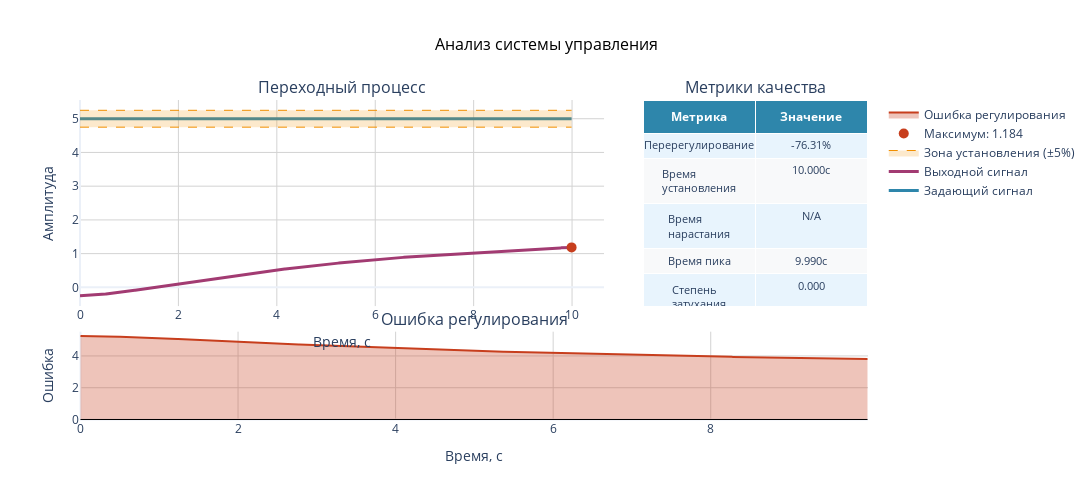

Notebook code for this chart:
### Code cell
bench.plot(control_signal_orig, system_signal_orig, 1, dt, tps, figsize=(15,5))

### Figure 1 — Plotly figure (JSON) as saved in the notebook; plotly's stock layout.template omitted (floating-point values rounded to 4 significant figures; data arrays with more than 128 entries replaced by an {"elided": "..."} marker saying what was removed)
{"data": [{"hovertemplate": "Время: %{x:.3f}с<br>Амплитуда: %{y:.3f}<extra></extra>", "line": {"color": "#2E86AB", "width": 3}, "mode": "lines", "name": "Задающий сигнал", "type": "scatter", "x": {"elided": "1000 float values"}, "xaxis": "x", "y": {"elided": "1000 float values"}, "yaxis": "y"}, {"hovertemplate": "Время: %{x:.3f}с<br>Амплитуда: %{y:.3f}<extra></extra>", "line": {"color": "#A23B72", "width": 3}, "mode": "lines", "name": "Выходной сигнал", "type": "scatter", "x": {"elided": "1000 float values"}, "xaxis": "x", "y": {"elided": "1000 float values"}, "yaxis": "y"}, {"hovertemplate": "Время: %{x:.3f}с<br>Верхняя граница: %{y:.3f}<extra></extra>", "line": {"color": "#F18F01", "dash": "dash", "width": 1}, "mode": "lines", "name": "Верхняя граница (±5%)", "showlegend": false, "type": "scatter", "x": {"elided": "1000 float values"}, "xaxis": "x", "y": {"elided": "1000 float values"}, "yaxis": "y"}, {"fill": "tonexty", "fillcolor": "rgba(241, 143, 1, 0.2)", "hovertemplate": "Время: %{x:.3f}с<br>Нижняя граница: %{y:.3f}<extra></extra>", "line": {"color": "#F18F01", "dash": "dash", "width": 1}, "mode": "lines", "name": "Зона установления (±5%)", "type": "scatter", "x": {"elided": "1000 float values"}, "xaxis": "x", "y": {"elided": "1000 float values"}, "yaxis": "y"}, {"hovertemplate": "Максимум<br>Время: 9.990с<br>Значение: 1.184<br>Перерегулирование: -76.3%<extra></extra>", "marker": {"color": "#C73E1D", "size": 10, "symbol": "circle"}, "mode": "markers", "name": "Максимум: 1.184", "type": "scatter", "x": [9.99], "xaxis": "x", "y": [1.184], "yaxis": "y"}, {"cells": {"align": "center", "fill": {"color": [["#E8F4FD", "#F8F9FA", "#E8F4FD", "#F8F9FA", "#E8F4FD", "#F8F9FA", "#E8F4FD", "#F8F9FA", "#E8F4FD", "#F8F9FA", "#E8F4FD", "#F8F9FA", "#E8F4FD", "#F8F9FA", "#E8F4FD", "#F8F9FA", "#E8F4FD", "#F8F9FA", "#E8F4FD", "#F8F9FA", "#E8F4FD", "#F8F9FA", "#E8F4FD", "#F8F9FA"]]}, "font": {"size": 11}, "height": 25, "values": [["Перерегулирование", "Время установления", "Время нарастания", "Время пика", "Степень затухания", "Статическая ошибка", "Макс. отклонение", "Количество колебаний", "IAE", "ISE", "ITAE", "Индекс качества"], ["-76.31%", "10.000с", "N/A", "9.990с", "0.000", "3.8184", "5.250", "0", "4411.04", "19654.45", "20769.65", "16184.904"]]}, "domain": {"x": [0.715, 1], "y": [0.356, 1]}, "header": {"align": "center", "fill": {"color": "#2E86AB"}, "font": {"color": "white", "size": 12}, "values": ["<b>Метрика</b>", "<b>Значение</b>"]}, "type": "table"}, {"fill": "tozeroy", "fillcolor": "rgba(199, 62, 29, 0.3)", "hovertemplate": "Время: %{x:.3f}с<br>Ошибка: %{y:.3f}<extra></extra>", "line": {"color": "#C73E1D", "width": 2}, "mode": "lines", "name": "Ошибка регулирования", "type": "scatter", "x": {"elided": "1000 float values"}, "xaxis": "x2", "y": {"elided": "1000 float values"}, "yaxis": "y2"}], "layout": {"annotations": [{"font": {"size": 16}, "showarrow": false, "text": "Переходный процесс", "x": 0.3325, "xanchor": "center", "xref": "paper", "y": 1, "yanchor": "bottom", "yref": "paper"}, {"font": {"size": 16}, "showarrow": false, "text": "Метрики качества", "x": 0.8575, "xanchor": "center", "xref": "paper", "y": 1, "yanchor": "bottom", "yref": "paper"}, {"font": {"size": 16}, "showarrow": false, "text": "Ошибка регулирования", "x": 0.5, "xanchor": "center", "xref": "paper", "y": 0.276, "yanchor": "bottom", "yref": "paper"}], "height": 500, "legend": {"orientation": "v", "x": 1.02, "xanchor": "left", "y": 1, "yanchor": "top"}, "shapes": [{"line": {"color": "black", "dash": "solid", "width": 1}, "type": "line", "x0": 0, "x1": 9.99, "xref": "x2", "y0": 0, "y1": 0, "yref": "y2"}], "showlegend": true, "title": {"font": {"color": "black", "size": 16}, "text": "Анализ системы управления", "x": 0.5}, "width": 1500, "xaxis": {"anchor": "y", "domain": [0, 0.665], "gridcolor": "lightgray", "gridwidth": 1, "showgrid": true, "title": {"text": "Время, с"}}, "xaxis2": {"anchor": "y2", "domain": [0, 1], "gridcolor": "lightgray", "gridwidth": 1, "showgrid": true, "title": {"text": "Время, с"}}, "yaxis": {"anchor": "x", "domain": [0.356, 1], "gridcolor": "lightgray", "gridwidth": 1, "showgrid": true, "title": {"text": "Амплитуда"}}, "yaxis2": {"anchor": "x2", "domain": [0, 0.276], "gridcolor": "lightgray", "gridwidth": 1, "showgrid": true, "title": {"text": "Ошибка"}}}}
